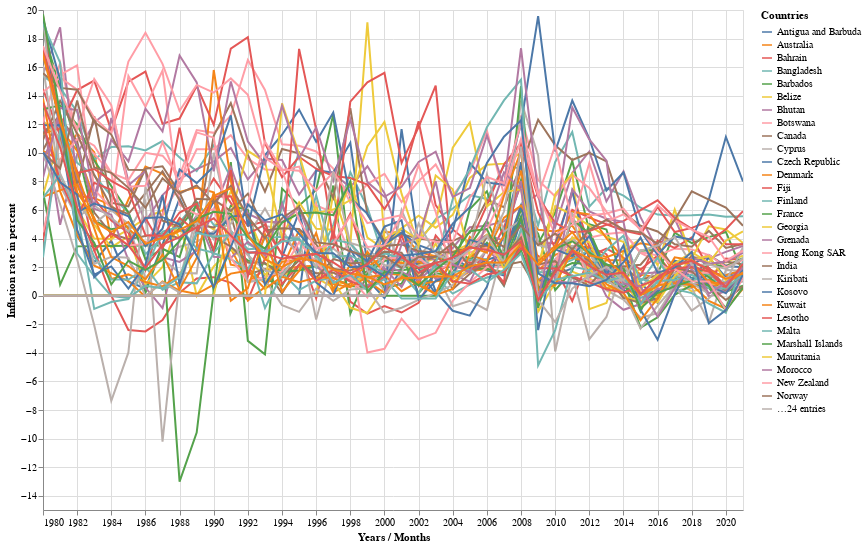

The notebook cell this image was saved under:
### Code cell
#hide-input
ecb.plot_altair_legend_selectable(df_lowinflation, 
                                  'Years / Months', 
                                  'Inflation rate in percent', 
                                  'Countries',
                                   700,
                                   500)

### Figure 1 — Vega-Lite specification as saved in the notebook (floating-point values rounded to 4 significant figures; data arrays with more than 128 entries replaced by an {"elided": "..."} marker saying what was removed)
{"config": {"view": {"continuousWidth": 400, "continuousHeight": 300}}, "data": {"name": "data-9256343842a64935e9074de92b074fc0"}, "mark": "line", "encoding": {"color": {"type": "nominal", "field": "Countries"}, "opacity": {"condition": {"value": 1, "selection": "selector011"}, "value": 0.2}, "tooltip": [{"type": "quantitative", "field": "Inflation rate in percent"}, {"type": "nominal", "field": "Countries"}], "x": {"type": "temporal", "field": "Years / Months"}, "y": {"type": "quantitative", "field": "Inflation rate in percent"}}, "height": 500, "selection": {"selector011": {"type": "multi", "fields": ["Countries"], "bind": "legend"}, "selector012": {"type": "interval", "bind": "scales", "encodings": ["x", "y"]}}, "width": 700, "$schema": "https://vega.github.io/schema/vega-lite/v4.8.1.json", "datasets": {"data-9256343842a64935e9074de92b074fc0": {"elided": "2226 records"}}}
